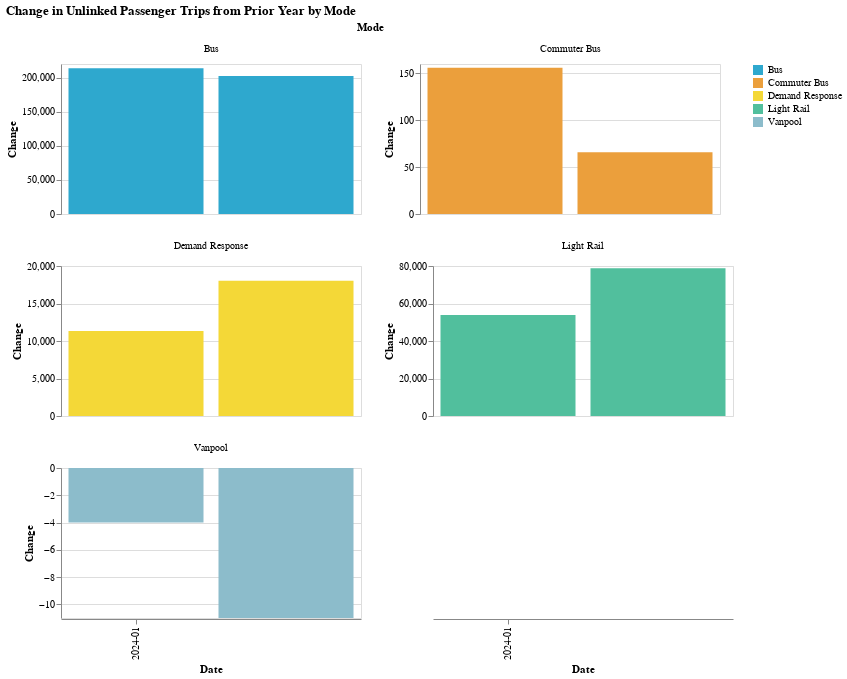

This figure's notebook cell:
### Code cell
make_bar_chart(by_mode_long, y_col = "change_1yr", color_col = "Mode")

### Figure 1 — Vega-Lite specification as saved in the notebook (floating-point values rounded to 4 significant figures)
{"config": {"view": {"continuousWidth": 300, "continuousHeight": 300}}, "data": {"name": "data-f5917a721d38b067977d50c7d53a321b"}, "facet": {"field": "Mode", "type": "nominal"}, "spec": {"mark": {"type": "bar"}, "encoding": {"color": {"field": "Mode", "scale": {"range": ["#2EA8CE", "#EB9F3C", "#F4D837", "#51BF9D", "#8CBCCB", "#9487C0", "#136C97", "#E16B26", "#F6BF16", "#00896B", "#7790A3", "#5B559C"]}, "title": "", "type": "nominal"}, "tooltip": [{"field": "year_month", "type": "nominal"}, {"field": "change_1yr", "type": "quantitative"}, {"field": "Mode", "type": "nominal"}, {"field": "RTPA", "type": "nominal"}], "x": {"axis": {"values": ["2024-01"]}, "field": "year_month", "title": "Date", "type": "ordinal"}, "y": {"field": "change_1yr", "title": "Change", "type": "quantitative"}}, "height": 150, "name": "view_15", "width": 300}, "columns": 2, "params": [{"name": "param_15", "select": {"type": "interval", "encodings": ["x", "y"]}, "bind": "scales", "views": ["view_15"]}], "resolve": {"scale": {"x": "shared", "y": "independent"}}, "title": "Change in Unlinked Passenger Trips from Prior Year by Mode", "$schema": "https://vega.github.io/schema/vega-lite/v5.14.1.json", "datasets": {"data-f5917a721d38b067977d50c7d53a321b": [{"Mode": "Bus", "RTPA": "Sacramento Area Council of Governments", "variable": "1/2024", "upt": 1241000.0, "change_1yr": 213700.0, "year": "2024", "month": "01", "year_month": "2024-01"}, {"Mode": "Commuter Bus", "RTPA": "Sacramento Area Council of Governments", "variable": "1/2024", "upt": 1117.0, "change_1yr": 156.0, "year": "2024", "month": "01", "year_month": "2024-01"}, {"Mode": "Demand Response", "RTPA": "Sacramento Area Council of Governments", "variable": "1/2024", "upt": 98270.0, "change_1yr": 11330.0, "year": "2024", "month": "01", "year_month": "2024-01"}, {"Mode": "Light Rail", "RTPA": "Sacramento Area Council of Governments", "variable": "1/2024", "upt": 550200.0, "change_1yr": 53920.0, "year": "2024", "month": "01", "year_month": "2024-01"}, {"Mode": "Vanpool", "RTPA": "Sacramento Area Council of Governments", "variable": "1/2024", "upt": 132.0, "change_1yr": -4.0, "year": "2024", "month": "01", "year_month": "2024-01"}, {"Mode": "Bus", "RTPA": "Sacramento Area Council of Governments", "variable": "2/2024", "upt": 1286000.0, "change_1yr": 202500.0, "year": "2024", "month": "02", "year_month": "2024-02"}, {"Mode": "Commuter Bus", "RTPA": "Sacramento Area Council of Governments", "variable": "2/2024", "upt": 1026.0, "change_1yr": 66.0, "year": "2024", "month": "02", "year_month": "2024-02"}, {"Mode": "Demand Response", "RTPA": "Sacramento Area Council of Governments", "variable": "2/2024", "upt": 98840.0, "change_1yr": 18020.0, "year": "2024", "month": "02", "year_month": "2024-02"}, {"Mode": "Light Rail", "RTPA": "Sacramento Area Council of Governments", "variable": "2/2024", "upt": 551000.0, "change_1yr": 78790.0, "year": "2024", "month": "02", "year_month": "2024-02"}, {"Mode": "Vanpool", "RTPA": "Sacramento Area Council of Governments", "variable": "2/2024", "upt": 125.0, "change_1yr": -11.0, "year": "2024", "month": "02", "year_month": "2024-02"}]}}
